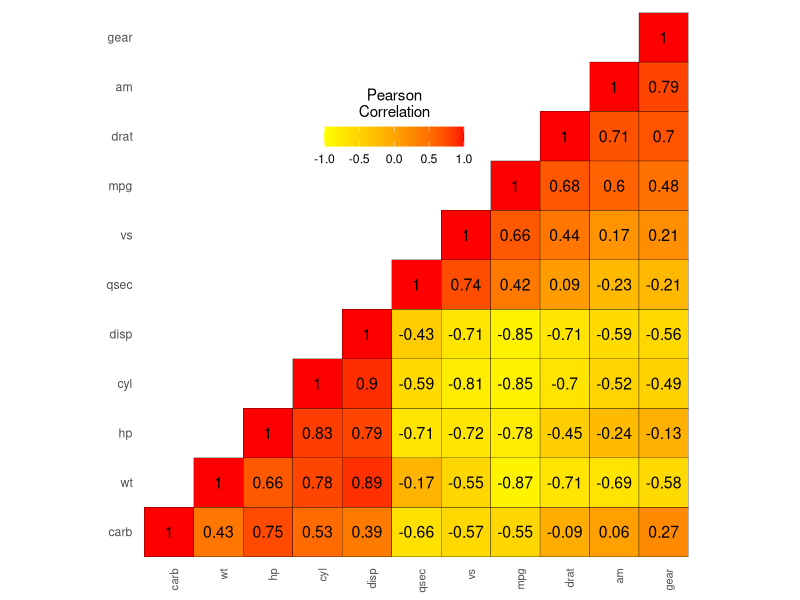

Write the R code that produced this figure.
library(reshape2)
library(ggplot2)

mycars <- mtcars
mtcor <- cor(mycars) # Get correlation matrix
mtcor <- round(mtcor, 2) # Round correlation matrix to 2 decimals

# Get lower triangle of the correlation matrix
get_lower_tri<-function(cormat){
  cormat[upper.tri(cormat)] <- NA
  return(cormat)
}
# Get upper triangle of the correlation matrix
get_upper_tri <- function(cormat){
  cormat[lower.tri(cormat)]<- NA
  return(cormat)
}
# Reorder the correlation matrix according to the correlation coefficient
reorder_cormat <- function(cormat){
  # Use correlation between variables as distance
  dd <- as.dist((1-cormat)/2)
  hc <- hclust(dd)
  cormat <-cormat[hc$order, hc$order]
}
mtcor <- reorder_cormat(mtcor)
upper_tri <- get_upper_tri(mtcor)

# Melt the correlation matrix
melted_mtcor <- melt(upper_tri, na.rm = TRUE)

# Heatmap
ggheatmap <- ggplot(data = melted_mtcor, aes(Var2, Var1, fill = value)) + 
  geom_tile(color = "black") +
  scale_fill_gradient2(low = "yellow", high = "red", mid = "orange", 
                       midpoint = 0, limit = c(-1,1), space = "Lab", 
                       name="Pearson\nCorrelation") +
  theme_minimal() + 
  theme(axis.text.x = element_text(angle = 90, vjust = 1, size = 8, hjust = 1)) +
  coord_fixed()

ggheatmap + 
  geom_text(aes(Var2, Var1, label = value), color = "black", size = 4) +
  theme(
    axis.title.x = element_blank(),
    axis.title.y = element_blank(),
    panel.grid.major = element_blank(),
    panel.border = element_blank(),
    panel.background = element_blank(),
    axis.ticks = element_blank(),
    legend.justification = c(1, 0),
    legend.position = c(0.6, 0.7),
    legend.direction = "horizontal")+
  guides(fill = guide_colorbar(barwidth = 7, barheight = 1,
                               title.position = "top", title.hjust = 0.5))
